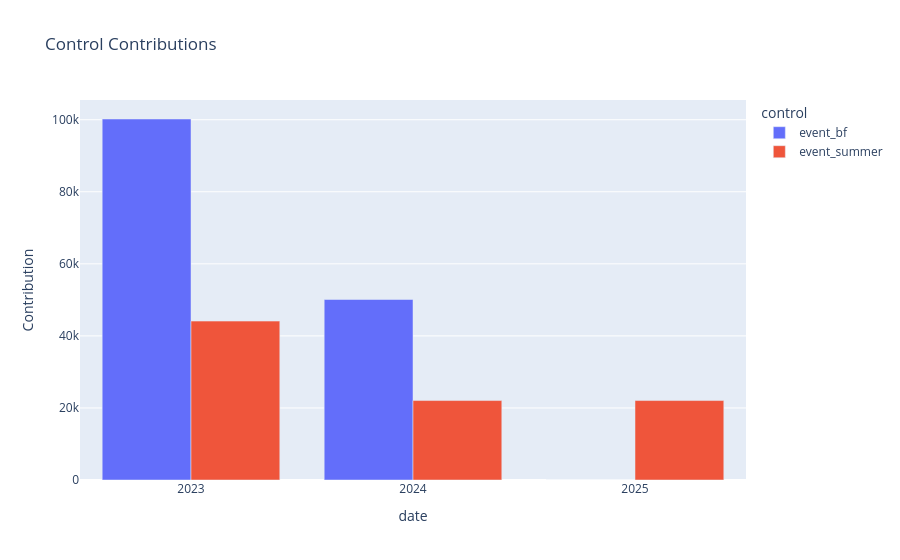

Here is the notebook cell this chart was saved with:
### Code cell
mmm.plot_interactive.contributions(
    component="control",
    frequency="yearly",
    color="control",
    x="date",
    hdi_prob=None,
)

### Figure 1 — Plotly figure (JSON) as saved in the notebook; plotly's stock layout.template omitted (floating-point values rounded to 4 significant figures)
{"data": [{"alignmentgroup": "True", "hovertemplate": "control=event_bf<br>Contribution=%{y}<extra></extra>", "legendgroup": "event_bf", "marker": {"color": "#636efa", "pattern": {"shape": ""}}, "name": "event_bf", "offsetgroup": "event_bf", "orientation": "v", "showlegend": true, "textposition": "auto", "type": "bar", "x": ["2023", "2024", "2025"], "xaxis": "x", "y": [100200.0, 50100.0, 0.0], "yaxis": "y"}, {"alignmentgroup": "True", "hovertemplate": "control=event_summer<br>Contribution=%{y}<extra></extra>", "legendgroup": "event_summer", "marker": {"color": "#EF553B", "pattern": {"shape": ""}}, "name": "event_summer", "offsetgroup": "event_summer", "orientation": "v", "showlegend": true, "textposition": "auto", "type": "bar", "x": ["2023", "2024", "2025"], "xaxis": "x", "y": [44100.0, 22050.0, 22050.0], "yaxis": "y"}], "layout": {"barmode": "group", "legend": {"title": {"text": "control"}, "tracegroupgap": 0}, "title": {"text": "Control Contributions"}, "xaxis": {"anchor": "y", "domain": [0, 1], "title": {"text": "date"}}, "yaxis": {"anchor": "x", "domain": [0, 1], "title": {"text": "Contribution"}}}}
